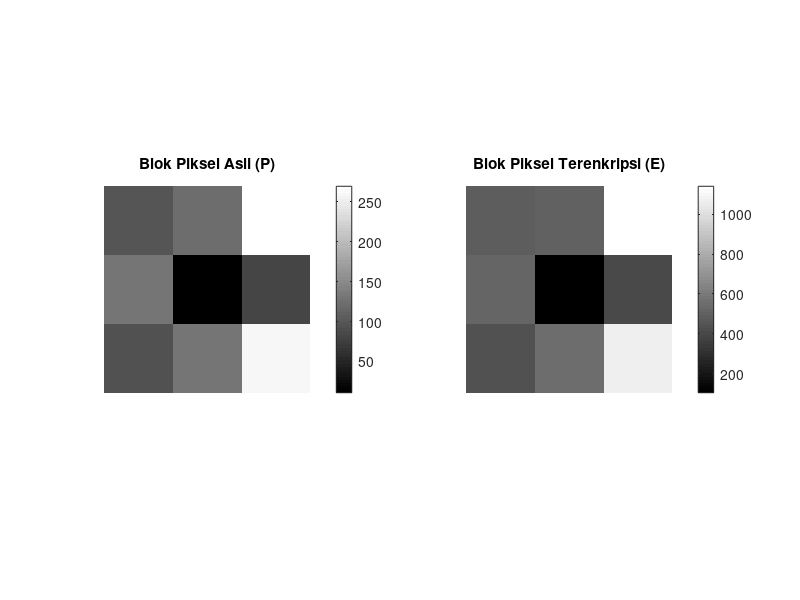

This chart was generated by the following MATLAB code:
% ========================================================= %
% UTS Matematika Sains Data – Semester Genap 2025/2026
% Soal 2f – <Hitung norma error frobenius dan invers matriks>
% ---------------------------------------------------------
% Nama   : Daffa Nadhif Javier
% NIM    : 2510514030
% Parameter: N=30, a=3, b=0, K=4, theta0 = 90 derajat, alpha = 0.001
% Tanggal: 26 April 2026
% ========================================================= %


%% 1. Definisi Matriks
% Matriks P (Blok Piksel Asli)
P = [96.06 122.25 269.34;
      128.52 10.9 80;
      94.75 128.6 260.65];

% Matriks E (Hasil Enkripsi A * P)
E = [480 500 1140;
     520 105 400;
     440 545 1060];

%% 2. Visualisasi dengan Subplot
figure('Name', 'Visualisasi Enkripsi Citra');

% Menampilkan Blok Piksel Asli
subplot(1, 2, 1);
imshow(P, []);
title('Blok Piksel Asli (P)');
colorbar; % Menampilkan skala warna untuk melihat intensitas piksel

% Menampilkan Blok Piksel Hasil Enkripsi
subplot(1, 2, 2);
imshow(E, []);
title('Blok Piksel Terenkripsi (E)');
colorbar;

%% 3. Penjelasan
% Fungsi imshow (matriks, []) otomatis melakukan scaling
% intensitas warna berdasarkan nilai minimum dan maksimum matriks.
% Terlihat bahwa nilai pada E > P,
% sehingga citra hasil enkripsi akan tampak jauh lebih terang
% atau memiliki distribusi warna yang berbeda total.
